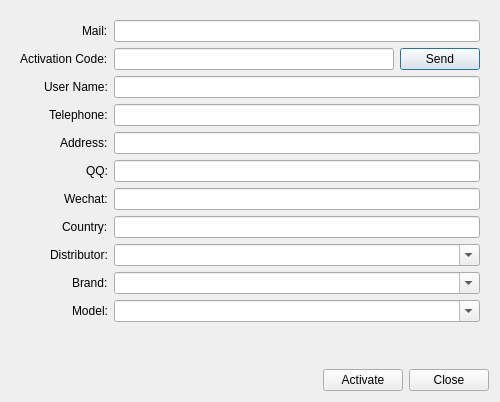
<?xml version="1.0" encoding="UTF-8"?>
<ui version="4.0">
 <class>ActivationDialog</class>
 <widget class="QDialog" name="ActivationDialog">
  <property name="geometry">
   <rect>
    <x>0</x>
    <y>0</y>
    <width>500</width>
    <height>402</height>
   </rect>
  </property>
  <property name="sizePolicy">
   <sizepolicy hsizetype="Fixed" vsizetype="Fixed">
    <horstretch>0</horstretch>
    <verstretch>0</verstretch>
   </sizepolicy>
  </property>
  <property name="maximumSize">
   <size>
    <width>500</width>
    <height>402</height>
   </size>
  </property>
  <property name="windowTitle">
   <string>Activation</string>
  </property>
  <layout class="QVBoxLayout" name="verticalLayout" stretch="0,0,0">
   <item>
    <widget class="QStackedWidget" name="stackedWidget">
     <property name="currentIndex">
      <number>1</number>
     </property>
     <widget class="QWidget" name="page01">
      <layout class="QHBoxLayout" name="horizontalLayout_3" stretch="0,1">
       <item>
        <layout class="QVBoxLayout" name="verticalLayout_3">
         <item>
          <widget class="QLabel" name="labelIcon">
           <property name="maximumSize">
            <size>
             <width>64</width>
             <height>64</height>
            </size>
           </property>
           <property name="text">
            <string/>
           </property>
           <property name="pixmap">
            <pixmap resource="../res/icons.qrc">:/ui/icons/images/Image-dialog-info.ico</pixmap>
           </property>
           <property name="scaledContents">
            <bool>true</bool>
           </property>
          </widget>
         </item>
         <item>
          <spacer name="verticalSpacer">
           <property name="orientation">
            <enum>Qt::Vertical</enum>
           </property>
           <property name="sizeHint" stdset="0">
            <size>
             <width>20</width>
             <height>40</height>
            </size>
           </property>
          </spacer>
         </item>
        </layout>
       </item>
       <item>
        <layout class="QVBoxLayout" name="verticalLayout_2">
         <property name="spacing">
          <number>12</number>
         </property>
         <item>
          <widget class="QLabel" name="labelStatus">
           <property name="styleSheet">
            <string notr="true">font: 700 20pt;</string>
           </property>
           <property name="text">
            <string>Activated</string>
           </property>
          </widget>
         </item>
         <item>
          <widget class="QLabel" name="labelDescription">
           <property name="styleSheet">
            <string notr="true">font: 12pt;</string>
           </property>
           <property name="text">
            <string>1. Networking is required to activate the board, please confirm that you have a vlid connection;
2. To continue activation, please click the &quot;Online Activation&quot; button below.</string>
           </property>
           <property name="wordWrap">
            <bool>true</bool>
           </property>
          </widget>
         </item>
         <item>
          <spacer name="verticalSpacer_2">
           <property name="orientation">
            <enum>Qt::Vertical</enum>
           </property>
           <property name="sizeHint" stdset="0">
            <size>
             <width>20</width>
             <height>40</height>
            </size>
           </property>
          </spacer>
         </item>
        </layout>
       </item>
      </layout>
     </widget>
     <widget class="QWidget" name="page02">
      <layout class="QFormLayout" name="formLayout">
       <property name="labelAlignment">
        <set>Qt::AlignRight|Qt::AlignTrailing|Qt::AlignVCenter</set>
       </property>
       <item row="0" column="0">
        <widget class="QLabel" name="label">
         <property name="text">
          <string>Mail:</string>
         </property>
        </widget>
       </item>
       <item row="0" column="1">
        <widget class="QLineEdit" name="lineEditMail"/>
       </item>
       <item row="1" column="0">
        <widget class="QLabel" name="label_2">
         <property name="text">
          <string>Activation Code:</string>
         </property>
        </widget>
       </item>
       <item row="1" column="1">
        <layout class="QHBoxLayout" name="horizontalLayout_2">
         <item>
          <widget class="QLineEdit" name="lineEditCode"/>
         </item>
         <item>
          <widget class="QPushButton" name="pushButtonSend">
           <property name="text">
            <string>Send</string>
           </property>
          </widget>
         </item>
        </layout>
       </item>
       <item row="2" column="0">
        <widget class="QLabel" name="label_3">
         <property name="text">
          <string>User Name:</string>
         </property>
        </widget>
       </item>
       <item row="2" column="1">
        <widget class="QLineEdit" name="lineEditUserName"/>
       </item>
       <item row="3" column="0">
        <widget class="QLabel" name="label_4">
         <property name="text">
          <string>Telephone:</string>
         </property>
        </widget>
       </item>
       <item row="3" column="1">
        <widget class="QLineEdit" name="lineEditTelephone"/>
       </item>
       <item row="4" column="0">
        <widget class="QLabel" name="label_5">
         <property name="text">
          <string>Address:</string>
         </property>
        </widget>
       </item>
       <item row="4" column="1">
        <widget class="QLineEdit" name="lineEditAddress"/>
       </item>
       <item row="5" column="0">
        <widget class="QLabel" name="label_6">
         <property name="text">
          <string>QQ:</string>
         </property>
        </widget>
       </item>
       <item row="5" column="1">
        <widget class="QLineEdit" name="lineEditQQ"/>
       </item>
       <item row="6" column="0">
        <widget class="QLabel" name="label_7">
         <property name="text">
          <string>Wechat:</string>
         </property>
        </widget>
       </item>
       <item row="6" column="1">
        <widget class="QLineEdit" name="lineEditWechat"/>
       </item>
       <item row="7" column="0">
        <widget class="QLabel" name="label_8">
         <property name="text">
          <string>Country:</string>
         </property>
        </widget>
       </item>
       <item row="7" column="1">
        <widget class="QLineEdit" name="lineEditCountry"/>
       </item>
       <item row="8" column="0">
        <widget class="QLabel" name="label_9">
         <property name="text">
          <string>Distributor:</string>
         </property>
        </widget>
       </item>
       <item row="8" column="1">
        <widget class="QComboBox" name="comboBoxDistributor">
         <property name="editable">
          <bool>true</bool>
         </property>
        </widget>
       </item>
       <item row="9" column="0">
        <widget class="QLabel" name="label_10">
         <property name="text">
          <string>Brand:</string>
         </property>
        </widget>
       </item>
       <item row="9" column="1">
        <widget class="QComboBox" name="comboBoxBrand">
         <property name="editable">
          <bool>true</bool>
         </property>
        </widget>
       </item>
       <item row="10" column="0">
        <widget class="QLabel" name="label_11">
         <property name="text">
          <string>Model:</string>
         </property>
        </widget>
       </item>
       <item row="10" column="1">
        <widget class="QComboBox" name="comboBoxModel">
         <property name="editable">
          <bool>true</bool>
         </property>
        </widget>
       </item>
      </layout>
     </widget>
    </widget>
   </item>
   <item>
    <widget class="QLabel" name="labelTips">
     <property name="styleSheet">
      <string notr="true">color: rgb(255, 0, 0);</string>
     </property>
     <property name="text">
      <string/>
     </property>
    </widget>
   </item>
   <item>
    <layout class="QHBoxLayout" name="horizontalLayout">
     <item>
      <spacer name="horizontalSpacer">
       <property name="orientation">
        <enum>Qt::Horizontal</enum>
       </property>
       <property name="sizeHint" stdset="0">
        <size>
         <width>40</width>
         <height>20</height>
        </size>
       </property>
      </spacer>
     </item>
     <item>
      <widget class="QPushButton" name="pushButtonActivate">
       <property name="text">
        <string>Activate</string>
       </property>
      </widget>
     </item>
     <item>
      <widget class="QPushButton" name="pushButtonClose">
       <property name="text">
        <string>Close</string>
       </property>
      </widget>
     </item>
    </layout>
   </item>
  </layout>
 </widget>
 <resources>
  <include location="../res/icons.qrc"/>
 </resources>
 <connections/>
</ui>
